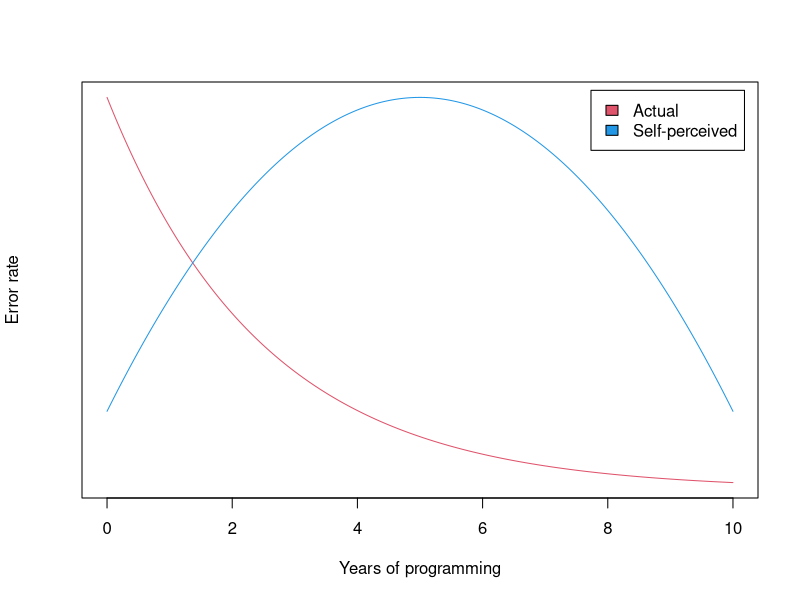

This chart was generated by the following R code:
x=seq(0,10,by=0.01)
svg("error.svg")
plot(x, exp(-0.4*x), type='l', xlab='Years of programming', ylab='Error rate', col=2, yaxt='n')
lines(x, 0.2+1.6*(0.2*x-0.02*x**2), type='l', col=4)
legend("topright", inset=.02, c("Actual", "Self-perceived"), fill=c(2,4))
dev.off()

